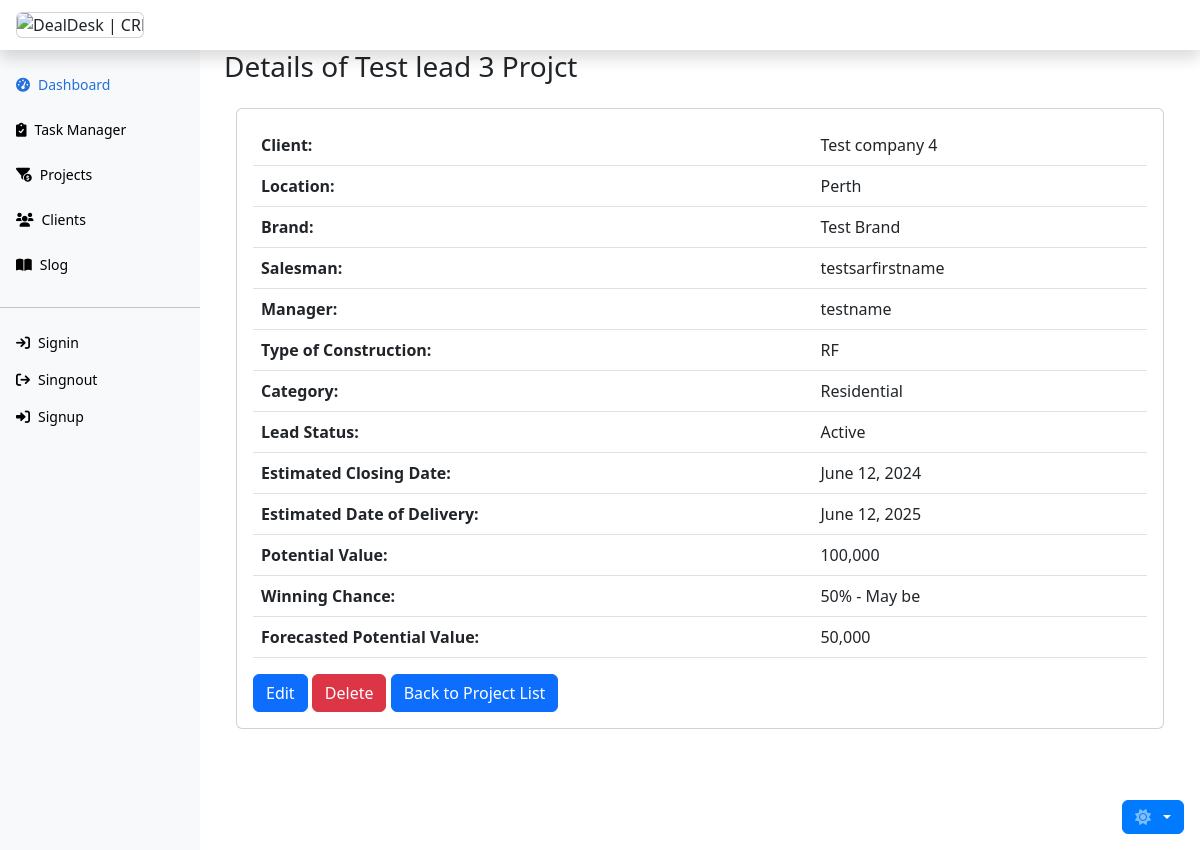
Screenshot of /lead_master/detail/4/ with the database file from the repository.
### lead_master/models.py (models this page shows, shortened)
class LeadMaster(models.Model):
    name = models.CharField(max_length=100, null=False)
    client = models.ForeignKey(
        'client.Client',
        on_delete=models.SET(get_client),
        related_name='lead_masters'
    )
    location = models.CharField(max_length=55, null=False)
    brand = models.ForeignKey(
        Brand,
        on_delete=models.SET(get_brand),
        related_name='lead_masters'
    )
    created_on = models.DateTimeField(auto_now_add=True)
    updated_on = models.DateTimeField(auto_now=True)
    salesman = models.ForeignKey(
        'team.Sar',
        on_delete=models.SET(get_salesman),
        related_name='lead_masters',
    )
    manager = models.ForeignKey(
        'team.Manager',
        on_delete=models.SET(get_manager),
        related_name='lead_masters'
    )
    type_of_construction = models.CharField(
        max_length=20,
        choices=TYPE_OF_CONSTRUCTION,
        null=False
    )
    category = models.ForeignKey(
        Category,
        on_delete=models.SET(get_category),
        related_name='lead_masters'
    )
    lead_status = models.TextField(
        max_length=55,
        choices=LEAD_STATUS,
        null=False,
        default="Active"
    )
    est_closing_date = models.DateField(null=False)
    est_date_of_delivery = models.DateField()
    potential_value = models.DecimalField(
        max_digits=10,
        decimal_places=0,
        null=False)
    winning_chance = models.DecimalField(
        max_digits=3,
        decimal_places=2,
        choices=WINNING_CHANCE,
        null=False
    )
    forecast_pxp = models.DecimalField(
        max_digits=10,
        decimal_places=0,
        null=True,
        blank=True
    )
    class Meta:
        ordering = ['name']

class Brand(models.Model):
    brand = models.CharField(max_length=55, null=False)
    created_on = models.DateTimeField(auto_now_add=True)
    updated_on = models.DateTimeField(auto_now=True)
    class Meta:
        ordering = ['brand']
    def __str__(self):
        return self.brand

class Category(models.Model):
    category = models.CharField(max_length=55, null=False)
    created_on = models.DateTimeField(auto_now_add=True)
    updated_on = models.DateTimeField(auto_now=True)
    class Meta:
        ordering = ['category']
        verbose_name_plural = "categories"
    def __str__(self):
        return self.category

### client/models.py (models this page shows)
class Client(models.Model):
    company_name = models.CharField(max_length=255, null=False)
    first_name = models.CharField(max_length=55, null=False)
    last_name = models.CharField(max_length=55, null=False)
    client_type = models.CharField(
        max_length=55,
        choices=CLIENT_TYPE_CHOICES,
        null=False,
        default="CLN"
    )
    address1 = models.CharField(max_length=255, null=False)
    address2 = models.CharField(max_length=255, null=False)
    postal_code = models.CharField(max_length=10)
    city = models.CharField(max_length=255, null=False)
    country = models.CharField(max_length=255)
    telephone = models.CharField(max_length=20)
    mobile = models.CharField(max_length=20, null=False)
    email = models.EmailField(null=False)
    salesman = models.ForeignKey(
        Sar,
        on_delete=models.SET(get_salesman),
        related_name='clients'
    )
    manager = models.ForeignKey(
        Manager,
        on_delete=models.SET(get_manager),
        related_name='clients'
    )
    created_on = models.DateTimeField(auto_now_add=True)
    updated_on = models.DateTimeField(auto_now=True)
    class Meta:
        verbose_name = 'Client'
        verbose_name_plural = 'Clients'
        db_table = 'Client.Client'
        ordering = ['company_name']
    def __str__(self):
        return self.company_name

### team/models.py (models this page shows)
class Sar(models.Model):
    first_name = models.CharField(max_length=55)
    last_name = models.CharField(max_length=55)
    mobile = models.CharField(max_length=20)
    email = models.EmailField()
    manager = models.ForeignKey(
        Manager,
        on_delete=models.SET(get_manager),
        related_name='sars',)
    created_on = models.DateTimeField(auto_now_add=True)
    updated_on = models.DateTimeField(auto_now=True)
    class Meta:
        db_table = 'Team.Sar'
        ordering = ['first_name']
        verbose_name_plural = 'Sars'
    def __str__(self):
        return f"{self.first_name}"

class Manager(models.Model):
    first_name = models.CharField(max_length=55)
    last_name = models.CharField(max_length=55)
    mobile = models.CharField(max_length=20)
    email = models.EmailField()
    created_on = models.DateTimeField(auto_now_add=True)
    updated_on = models.DateTimeField(auto_now=True)
    class Meta:
        db_table = 'Team.Manager'
        ordering = ['first_name']
    def __str__(self):
        return f"{self.first_name}"

### lead_master/views.py (the view)
# urls.py: path('detail/<int:pk>/', LeadDetailView.as_view(), name='lead_detail'),
class LeadDetailView(DetailView):
    model = LeadMaster
    template_name = 'lead_master/lead_detail.html'
    context_object_name = 'lead'
    def get_object(self, queryset=None):
        pk = self.kwargs.get('pk')
        return get_object_or_404(LeadMaster, pk=pk)

### lead_master/templates/lead_master/lead_detail.html (shortened to what this page needs)
{% extends 'base.html' %}
{% load humanize %}
{% block content %}
<div class="col-lg-12">
  <div class="row">
    <div class="col-12">
      <h3 class="bg-body">Details of {{ lead.name }} Projct</h3>
      <div class="container mt-4">
        <div class="card">
          <div class="card-body">
            <table class="table">
              <tbody>
                <tr>
                  <th>Client:</th>
                  <td>{{ lead.client }}</td>
                </tr>
                <tr>
                  <th>Location:</th>
                  <td>{{ lead.location }}</td>
                </tr>
                <tr>
                  <th>Brand:</th>
                  <td>{{ lead.brand }}</td>
                </tr>
                <tr>
                  <th>Salesman:</th>
                  <td>{{ lead.salesman }}</td>
                </tr>
                <tr>
                  <th>Manager:</th>
                  <td>{{ lead.manager }}</td>
                </tr>
                <tr>
                  <th>Type of Construction:</th>
                  <td>{{ lead.type_of_construction }}</td>
                </tr>
                <tr>
                  <th>Category:</th>
                  <td>{{ lead.category }}</td>
                </tr>
                <tr>
                  <th>Lead Status:</th>
                  <td>{{ lead.get_lead_status_display }}</td>
                </tr>
                <tr>
                  <th>Estimated Closing Date:</th>
                  <td>{{ lead.est_closing_date }}</td>
                </tr>
                <tr>
                  <th>Estimated Date of Delivery:</th>
                  <td>{{ lead.est_date_of_delivery }}</td>
                </tr>
                <tr>
                  <th>Potential Value:</th>
                  <td>{{ lead.potential_value|intcomma }}</td>
                </tr>
                <tr>
                  <th>Winning Chance:</th>
                  <td>{{ lead.get_winning_chance_display }}</td>
                </tr>
                <tr>
                  <th>Forecasted Potential Value:</th>
                  <td>{{ lead.forecast_pxp|intcomma }}</td>
                </tr>
              </tbody>
            </table>
            <button type="button"
            onclick="location.href='{% url 'lead_master:lead_edit' pk=lead.pk %}'"
              class="btn btn-primary link-offset-2 link-underline-opacity-25 link-underline-opacity-100-hover">
              Edit
            </button>
            <button class="btn btn-danger link-offset-2 link-underline-opacity-25 link-underline-opacity-100-hover"
              data-bs-toggle="modal" data-bs-target="#confirmDeleteModal">Delete</button>
            <button type="button" onclick="location.href='{% url 'lead_master:lead_list' %}'"
              class="btn btn-primary link-offset-2 link-underline-opacity-25 link-underline-opacity-100-hover">
              Back to Project List
            </button>
          </div>
        </div>
      </div>
    </div>
  </div>
</div>
{% endblock %}

### rows the page displays
LeadMaster: name "Test lead 3", client "Test company 4", location "Perth", brand "Test Brand", salesman "testsarfirstname", manager "testname", type_of_construction "RF", category "Residential", lead_status "Active", est_closing_date "June 12, 2024", est_date_of_delivery "June 12, 2025", potential_value "100,000", winning_chance "50% - May be", forecast_pxp "50,000"
